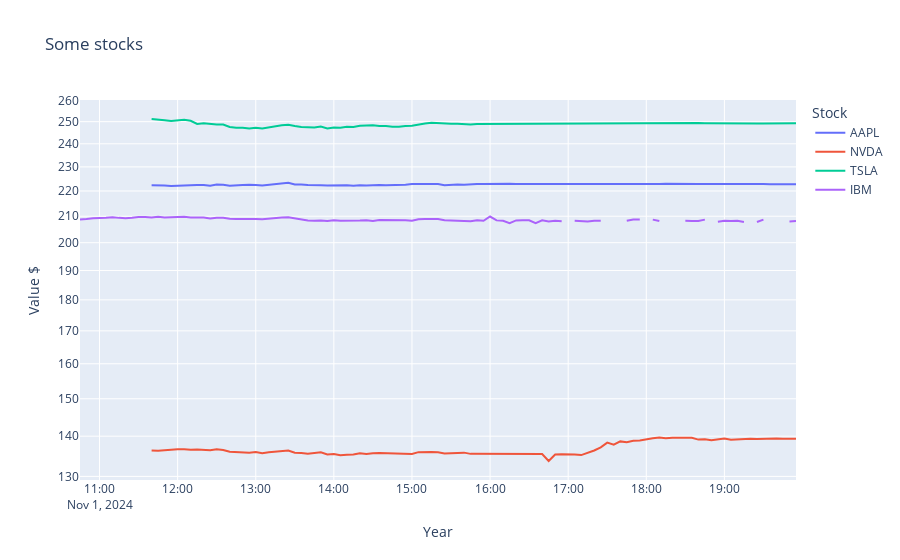

The code cell stored with this chart in its notebook:
### Code cell
import plotly_express as px

px.line(stocks, x=stocks.index, y=["AAPL", "NVDA", "TSLA", "IBM"], labels={"variable": "Stock",
                                                                           "index": "Year",
                                                                           "value": "Value $"},
        title="Some stocks", log_y=True)
